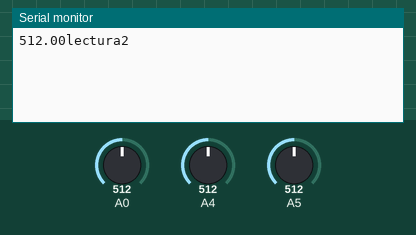
Recording of a sketch running on a simulated Arduino Mega 2560, built with avr-gcc and run on an emulated ATmega2560. Parts: the last lines printed to the serial monitor. The test bench sets the inputs (shaded band); at power-on: A0 = 512, A4 = 512, A5 = 512.

Above: at 18.0 s.
18.1 s: A0 set to 716
At 20.7 s:
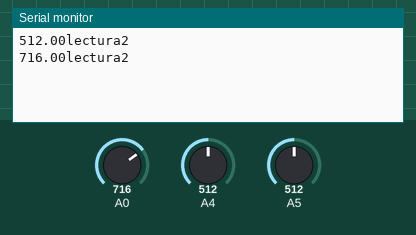
33.1 s: A0 set to 900
At 40.7 s:
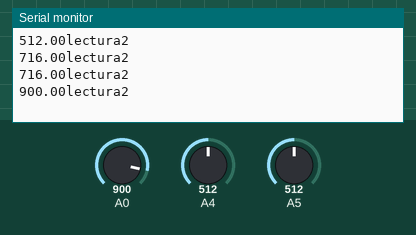
Timing chart, 0 to 42.2 s (numbered marks = the images above; inputs shaded):
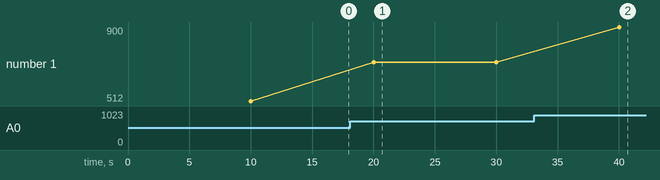

The sketch:

sketch_dec28a.ino
```cpp
float lectura;
float lectura2;
float lectura3;
float volt;
float volt2;
float volt3;
String tex;
#include <SoftwareSerial.h>
void setup() {
  Serial.begin(9600);
  Serial2.begin(9600);
  pinMode(A4,INPUT);
  pinMode(A0,INPUT);
    pinMode(A5,INPUT);
}
void loop() {
  delay(10000);
  lectura = analogRead(A0);
  lectura2 = analogRead(A4);
  lectura3 = analogRead(A5);
  int volt5 = lectura;
  volt = lectura/1024 *5.0;
  volt2 = lectura2/1023 * 5.0;
  volt3 = lectura3/1023 * 5.0;
  tex = String(lectura)+String("lectura2") ;
        Serial2.println(tex);
        Serial.println(tex);


}
```

Measured:
- after the input at 18.1 s, the serial monitor: prints a new line after 1.9 s (image 1)
- after the input at 33.1 s, the serial monitor: prints a new line after 6.9 s (image 2)
- plotted number 1: 512 → 716 after the input at 18.1 s, 716 → 900 after the input at 33.1 s
